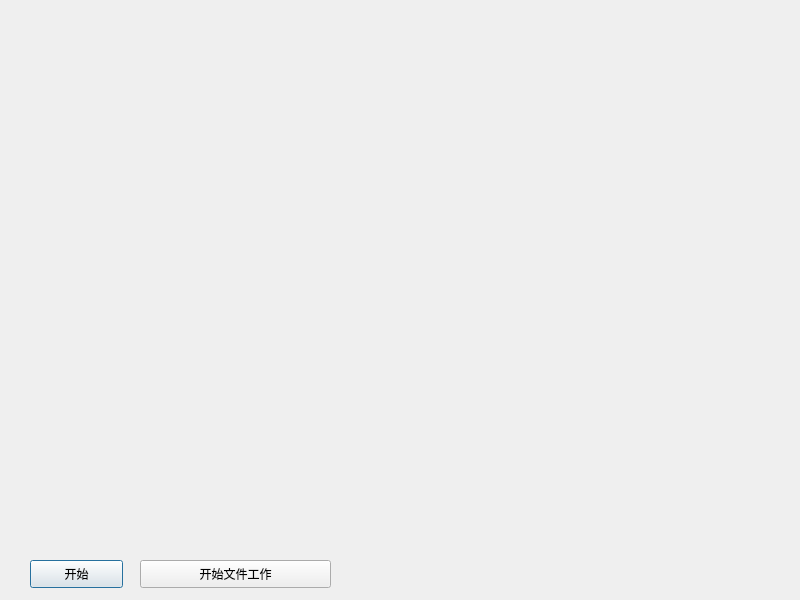
<?xml version="1.0" encoding="UTF-8"?>
<ui version="4.0">
 <class>Dialog</class>
 <widget class="QDialog" name="Dialog">
  <property name="geometry">
   <rect>
    <x>0</x>
    <y>0</y>
    <width>800</width>
    <height>600</height>
   </rect>
  </property>
  <property name="windowTitle">
   <string>Dialog</string>
  </property>
  <widget class="QPushButton" name="pb_start">
   <property name="geometry">
    <rect>
     <x>30</x>
     <y>560</y>
     <width>93</width>
     <height>28</height>
    </rect>
   </property>
   <property name="text">
    <string>开始</string>
   </property>
  </widget>
  <widget class="QPushButton" name="pb_startFileWork">
   <property name="geometry">
    <rect>
     <x>140</x>
     <y>560</y>
     <width>191</width>
     <height>28</height>
    </rect>
   </property>
   <property name="text">
    <string>开始文件工作</string>
   </property>
  </widget>
 </widget>
 <resources/>
 <connections/>
</ui>
